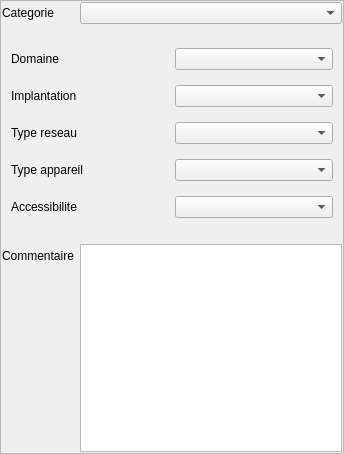
<?xml version="1.0" encoding="UTF-8"?>
<ui version="4.0">
 <class>Form</class>
 <widget class="QWidget" name="Form">
  <property name="geometry">
   <rect>
    <x>0</x>
    <y>0</y>
    <width>344</width>
    <height>454</height>
   </rect>
  </property>
  <property name="windowTitle">
   <string>Form</string>
  </property>
  <layout class="QVBoxLayout" name="verticalLayout_2">
   <property name="leftMargin">
    <number>0</number>
   </property>
   <property name="topMargin">
    <number>0</number>
   </property>
   <property name="rightMargin">
    <number>0</number>
   </property>
   <property name="bottomMargin">
    <number>0</number>
   </property>
   <item>
    <widget class="QFrame" name="frame_2">
     <property name="frameShape">
      <enum>QFrame::StyledPanel</enum>
     </property>
     <property name="frameShadow">
      <enum>QFrame::Raised</enum>
     </property>
     <layout class="QFormLayout" name="formLayout_3">
      <property name="fieldGrowthPolicy">
       <enum>QFormLayout::AllNonFixedFieldsGrow</enum>
      </property>
      <property name="leftMargin">
       <number>1</number>
      </property>
      <property name="topMargin">
       <number>1</number>
      </property>
      <property name="rightMargin">
       <number>1</number>
      </property>
      <property name="bottomMargin">
       <number>1</number>
      </property>
      <item row="1" column="0">
       <widget class="QLabel" name="label_11">
        <property name="text">
         <string>Categorie</string>
        </property>
       </widget>
      </item>
      <item row="1" column="1">
       <widget class="QComboBox" name="comboBox_cat"/>
      </item>
      <item row="4" column="0" colspan="2">
       <widget class="QStackedWidget" name="stackedWidget">
        <property name="currentIndex">
         <number>0</number>
        </property>
        <widget class="QWidget" name="page">
         <layout class="QGridLayout" name="gridLayout">
          <item row="3" column="1">
           <widget class="QComboBox" name="comboBox_typeapp"/>
          </item>
          <item row="3" column="0">
           <widget class="QLabel" name="label_12">
            <property name="text">
             <string>Type appareil</string>
            </property>
           </widget>
          </item>
          <item row="2" column="0">
           <widget class="QLabel" name="label">
            <property name="text">
             <string>Type reseau</string>
            </property>
           </widget>
          </item>
          <item row="2" column="1">
           <widget class="QComboBox" name="comboBox_typeres"/>
          </item>
          <item row="0" column="0">
           <widget class="QLabel" name="label_3">
            <property name="text">
             <string>Domaine</string>
            </property>
           </widget>
          </item>
          <item row="1" column="1">
           <widget class="QComboBox" name="comboBox_implant"/>
          </item>
          <item row="0" column="1">
           <widget class="QComboBox" name="comboBox_domaine"/>
          </item>
          <item row="1" column="0">
           <widget class="QLabel" name="label_4">
            <property name="text">
             <string>Implantation</string>
            </property>
           </widget>
          </item>
          <item row="4" column="0">
           <widget class="QLabel" name="label_5">
            <property name="text">
             <string>Accessibilite</string>
            </property>
           </widget>
          </item>
          <item row="4" column="1">
           <widget class="QComboBox" name="comboBox_access"/>
          </item>
         </layout>
        </widget>
        <widget class="QWidget" name="page_2">
         <layout class="QVBoxLayout" name="verticalLayout_3">
          <item>
           <widget class="QLabel" name="label_2">
            <property name="text">
             <string>cat2</string>
            </property>
           </widget>
          </item>
         </layout>
        </widget>
       </widget>
      </item>
      <item row="5" column="0">
       <widget class="QLabel" name="label_9">
        <property name="text">
         <string>Commentaire</string>
        </property>
       </widget>
      </item>
      <item row="5" column="1">
       <widget class="QTextBrowser" name="textBrowser_comm">
        <property name="readOnly">
         <bool>false</bool>
        </property>
       </widget>
      </item>
     </layout>
    </widget>
   </item>
  </layout>
 </widget>
 <resources/>
 <connections/>
</ui>
